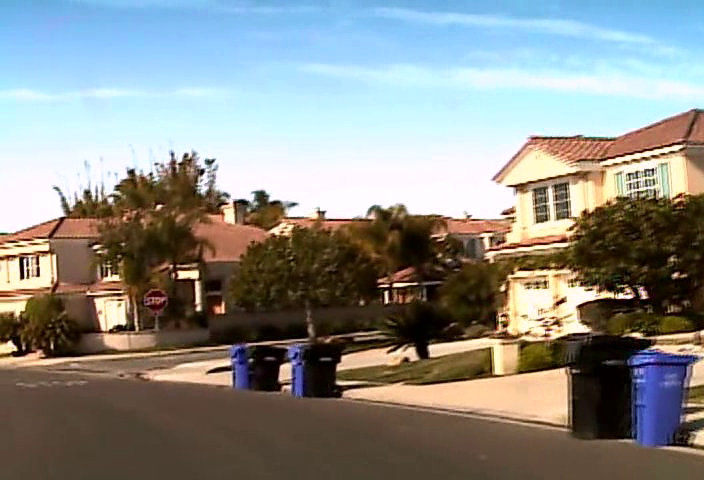
#> input picture color_recognition/example7.png, 704 x 480 px
$ python color_rec2.py   (older library calls are emulated)
#> lines starting #> are read from the running program, lines starting #| are printed output that depends on the picture; after the words box and inside, x2 and y2 are one past the last pixel; in counts of white or black regions, pixels touching at a corner belong together
#> further down, image is the input picture: shape (480, 704, 3); mean B, G, R 136.3, 140.7, 139.5
import cv2
import numpy as np
import scipy as pi

"""
    Thought that if we brightened the image we might
    be able to get the signs with shadows better
    I think I was wrong
"""
def brighten(im):
    im = np.float32(im)
    maxIntensity = 255.0
    x = np.arange(maxIntensity)
    phi = 1
    theta = 1
    out = (maxIntensity/phi)*(im/(maxIntensity/theta))*0.75
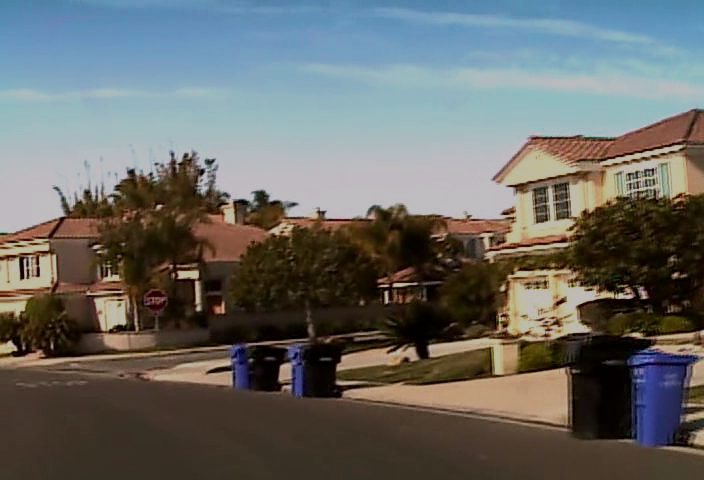
#> out: shape (480, 704, 3) float32; mean B, G, R 102.3, 105.5, 104.7
    out= np.uint8(out)
    return out

"""
    This also does not work, often darkens the signs but increases
    contrast everywhere else
"""
def global_contrast_normalization(im, s, lmbda, epsilon):
    X = np.array(im)
    X_av = np.mean(X)
    X = X - X_av

    contrast = np.sqrt(lmbda + np.mean(X**2))
    X = s * X / max(contrast, epsilon)

    return np.uint8(im)


def normalize(potentials):
    norm_ims = []
    dim = (16, 16)

    for sign in potentials:
        print(sign.shape)
        resized = cv2.resize(sign, dim)


        norm_ims.append(resized)
    return norm_ims

def segment_sign(im):
    im = brighten(im)
    """Tried to remove noise, didn't help either"""


    """
        Tried to use CLAHE to adjust contrast in image
        For some reason, it is distorting heavily
    """
    lab = cv2.cvtColor(im, cv2.COLOR_BGR2LAB)
#> lab: shape (480, 704, 3); mean of channels 0, 1, 2 110.6, 129, 130.6
    lab[:,:,0] = cv2.equalizeHist(lab[:,:,0])
#> lab: shape (480, 704, 3); mean of channels 0, 1, 2 128.2, 129, 130.6
    clahe1 = cv2.createCLAHE(clipLimit=2.0, tileGridSize=(6,6))
    clahe2 = cv2.createCLAHE(clipLimit=2.0, tileGridSize=(65,65))
    lab[:,:,0] = clahe2.apply(lab[:,:,0])
#> lab: shape (480, 704, 3); mean of channels 0, 1, 2 143.4, 129, 130.6
    im = cv2.cvtColor(lab, cv2.COLOR_LAB2BGR)
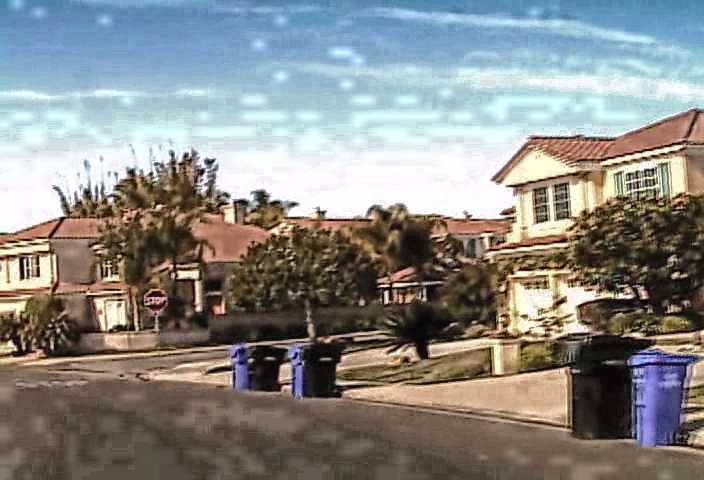
#> im: shape (480, 704, 3); mean B, G, R 134.5, 137.8, 137.7
    # im = global_contrast_normalization(im, 1, 10, 0.0000000001)
    hsv = cv2.cvtColor(im, cv2.COLOR_BGR2HSV)
#> hsv: shape (480, 704, 3); mean H, S, V 53.5, 76.9, 156.2

    # [9 lines of commented-out code are left out]

    hsv[:,:,1] = cv2.equalizeHist(hsv[:,:,1])
#> hsv: shape (480, 704, 3); mean H, S, V 53.5, 128.3, 156.2
    hsv[:,:,1] = clahe1.apply(hsv[:,:,1])
#> hsv: shape (480, 704, 3); mean H, S, V 53.5, 123.2, 156.2
    # hsv[:,:,2] = clahe1.apply(hsv[:,:,2])
    # hsv = cv2.fastNlMeansDenoisingColored(hsv, None, 10, 10, 7, 7)
    im = cv2.cvtColor(hsv, cv2.COLOR_HSV2BGR)
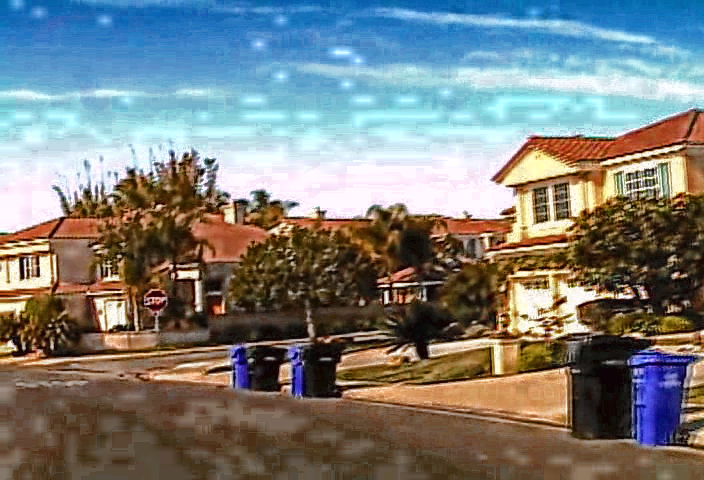
#> im: shape (480, 704, 3); mean B, G, R 123, 125.8, 123.2

    # [8 lines of commented-out code are left out]

    hsv_colors = {
        "yellow":((np.array([18, 200, 50]), np.array([27, 255, 255]))),
        "red":((np.array([0, 100, 0]), np.array([9, 255, 255])),
               (np.array([170, 70, 50]), np.array([180, 55, 255])))
    }

    for key, colors in hsv_colors.items():
        potential_signs = []

        if key == "red":
            mask0 = cv2.inRange(hsv, colors[0][0], colors[0][1])
            mask1 = cv2.inRange(hsv, colors[1][0], colors[1][1])
            cv2.imshow("mask0", mask0)
            cv2.imshow("mask1", mask1)
            cv2.waitKey(0)
            mask = mask0+mask1
        else:
            mask = cv2.inRange(hsv, colors[0], colors[1])

        out = cv2.bitwise_and(im, im, mask=mask)
        blur = cv2.blur(out, (5, 5), 0)
        imgray = cv2.cvtColor(blur, cv2.COLOR_BGR2GRAY)
        ret, thresh = cv2.threshold(imgray, 0, 255, cv2.THRESH_OTSU)


        cv2.imshow("images", np.hstack([im, out]))
        # cv2.imshow("thresh", thresh)
        # cv2.imshow("out", out)
        # cv2.imshow("blur", blur)
        cv2.waitKey(0)

        heir, contours, _ = cv2.findContours(thresh, cv2.RETR_EXTERNAL, cv2.CHAIN_APPROX_SIMPLE)

        # cv2.imshow("image", image)
        # cv2.waitKey(0)

        copy = im.copy()
        # print(len(contours))

        signs = []
        for i, cnt in enumerate(contours):
            area = cv2.contourArea(cnt)
            # print(area)

            if int(area) > 0:
                epsilon = 0.000000000000000001* cv2.arcLength(cnt, True)
                approx = cv2.approxPolyDP(cnt, epsilon, True)
                cv2.drawContours(copy, [approx], -1, (255, 0, 0), 3)

                if 150 < area < 3000:
                    x, y, w, h = cv2.boundingRect(cnt)
                    cv2.rectangle(copy, (x, y), (x + w, y + h), (0, 255, 0), 2)
                    # potential_signs.append(np.array([x, y, w, h]))
                    potential_signs.append(copy[y:(y + h + 20), x:(x + w + 20)])

        cv2.imshow("potential_signs", copy)
        cv2.waitKey(0)
#> this loop made 2 passes
#> ret on passes 1 to 2: 20, 41
#> pass 1, in segment_sign, `mask = cv2.inRange(hsv, colors[0], colors[1])`:
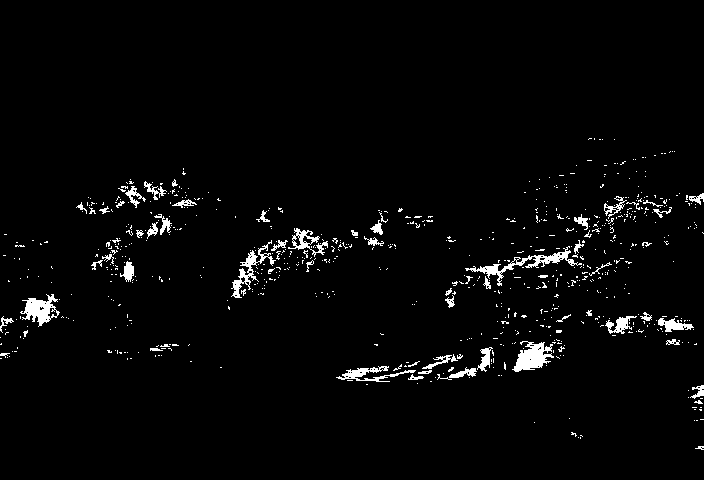
#> mask: shape (480, 704); 2.7% white; 728 white regions (667 under 20 px), largest, box (x1, y1, x2, y2) and area: (465, 246, 582, 286) 745, (512, 341, 554, 372) 712, (20, 294, 60, 327) 620
#> pass 1, in segment_sign, `imgray = cv2.cvtColor(blur, cv2.COLOR_BGR2GRAY)`:
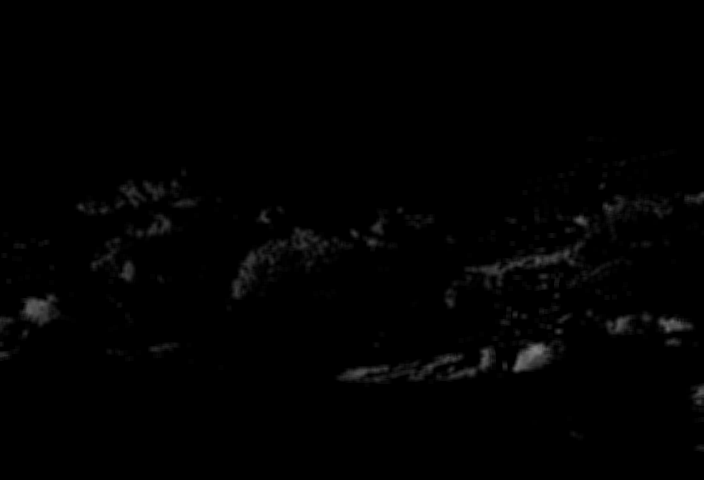
#> imgray: shape (480, 704); min 0, max 130, mean 1.7
#> after the loop: blur: shape (480, 704, 3); mean H, S, V 1.5, 2.3, 4.8
#> after the loop: copy: shape (480, 704, 3); mean H, S, V 126.3, 125.1, 118.1
#> after the loop:
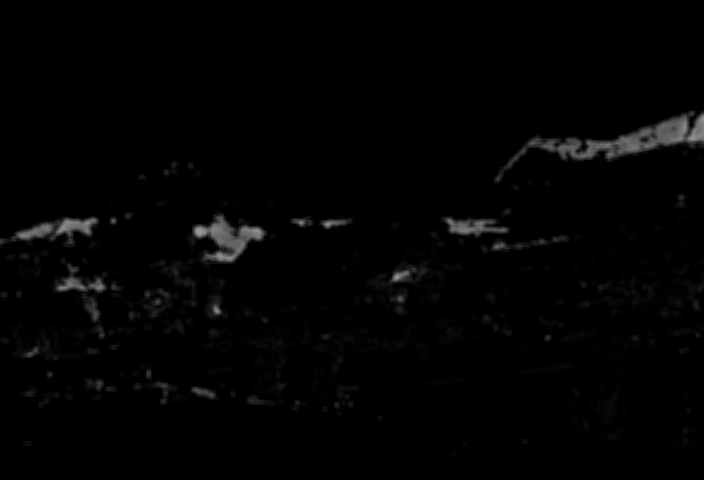
#> imgray: shape (480, 704); min 0, max 155, mean 3
#> after the loop: out: shape (480, 704, 3); mean H, S, V 1.5, 2.3, 4.8
#> after the loop:
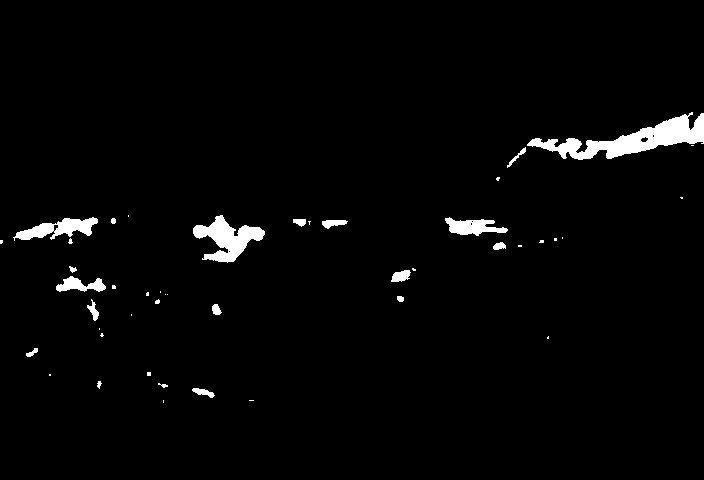
#> thresh: shape (480, 704); 2.4% white; 45 white regions (26 under 20 px), largest, box (x1, y1, x2, y2) and area: (527, 112, 704, 160) 3067, (193, 215, 265, 263) 1602, (13, 217, 98, 241) 970
        # [13 lines of commented-out code are left out]
    return potential_signs

image = cv2.imread("example7.png")
segment_sign(image)

$ run again, with color_recognition/example5.png copied over color_recognition/example7.png
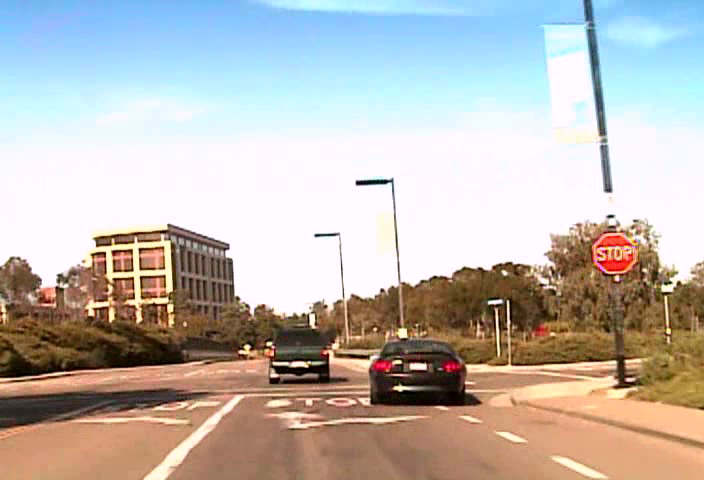
#> input picture color_recognition/example5.png, 704 x 480 px
#> image is the input picture: shape (480, 704, 3); mean B, G, R 178.1, 183.9, 189.5
#> the loop in segment_sign, `for key, colors in hsv_colors.items():` made 2 passes
#> ret on passes 1 to 2: 19, 21
#> pass 1, in segment_sign, `mask = cv2.inRange(hsv, colors[0], colors[1])`:
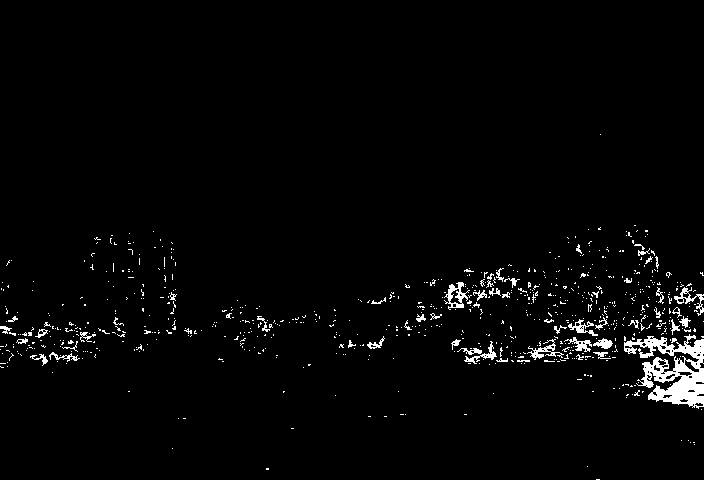
#> mask: shape (480, 704); 2.4% white; 744 white regions (689 under 20 px), largest, box (x1, y1, x2, y2) and area: (624, 334, 704, 409) 2826, (444, 282, 470, 310) 284, (527, 339, 564, 360) 222
#> after the loop in segment_sign, `for key, colors in hsv_colors.items():`:
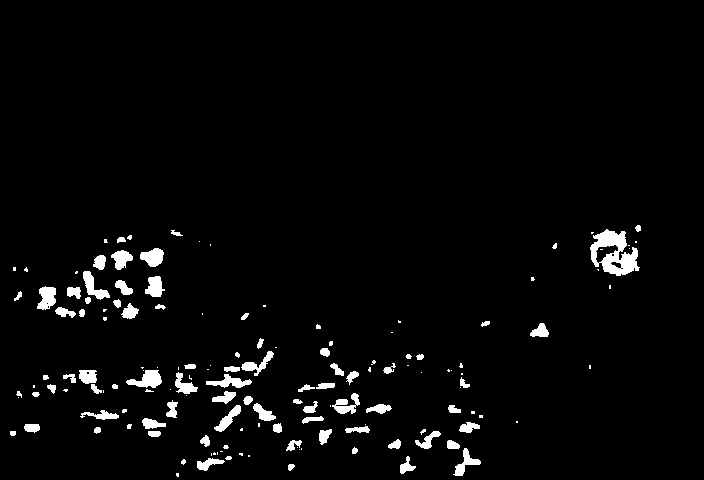
#> thresh: shape (480, 704); 3.2% white; 150 white regions (67 under 20 px), largest, box (x1, y1, x2, y2) and area: (590, 229, 640, 276) 1269, (126, 370, 162, 388) 377, (37, 286, 56, 310) 324
